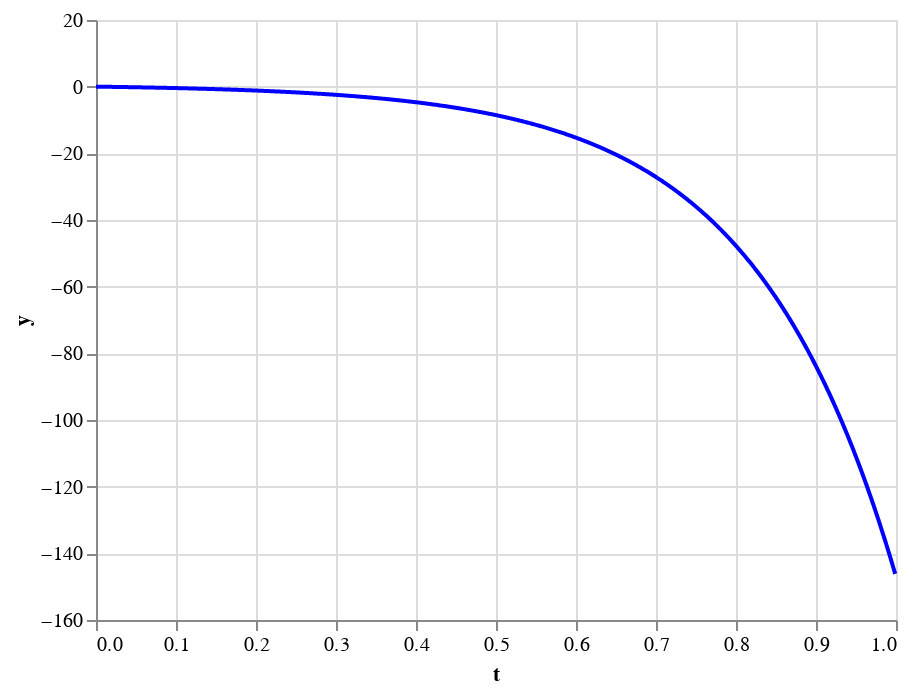

The code cell stored with this chart in its notebook:
### Code cell
t = np.arange(1000)/1000
y, _ = drift_func(params_true, t)
df = pd.DataFrame({"t": t, "y": y})
plot_true = alt.Chart(df).mark_line().encode(x="t", y="y", color = alt.value("blue"))
plot_true

### Figure 1 — Vega-Lite specification as saved in the notebook (floating-point values rounded to 4 significant figures; data arrays with more than 128 entries replaced by an {"elided": "..."} marker saying what was removed)
{"config": {"view": {"continuousWidth": 400, "continuousHeight": 300}}, "data": {"name": "data-b335a90892dec820ed15ed0b2175be50"}, "mark": "line", "encoding": {"color": {"value": "blue"}, "x": {"type": "quantitative", "field": "t"}, "y": {"type": "quantitative", "field": "y"}}, "$schema": "https://vega.github.io/schema/vega-lite/v4.8.1.json", "datasets": {"data-b335a90892dec820ed15ed0b2175be50": {"elided": "1000 records"}}}
